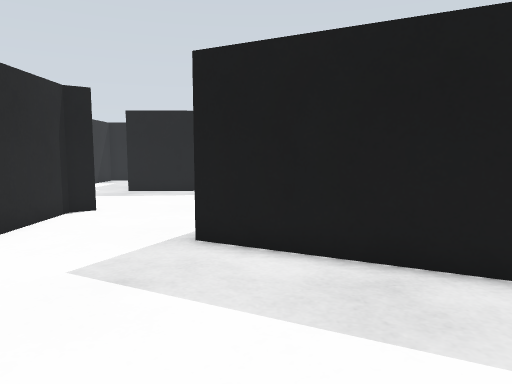
view 1 (above)

24 first-person views from a walk through a Gazebo world. The camera is 0.94 m above the floor, tilts 6° down and sees 70° across. The floor is counted in squares, 0.5 m on a side. Each view is taken from the middle of a square. On the plan, view 1 faces up. The plan holds only what a view shows up to about 18 squares ahead; the rest is blank. The place goes on beyond the plan.

view 2
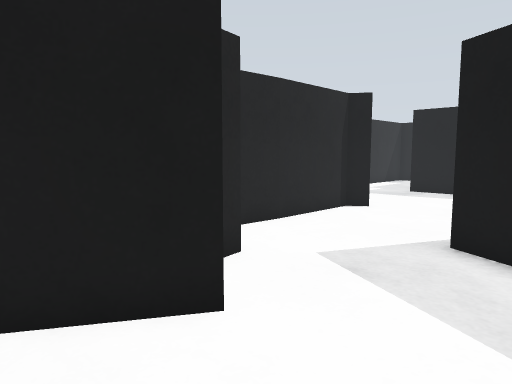

view 3
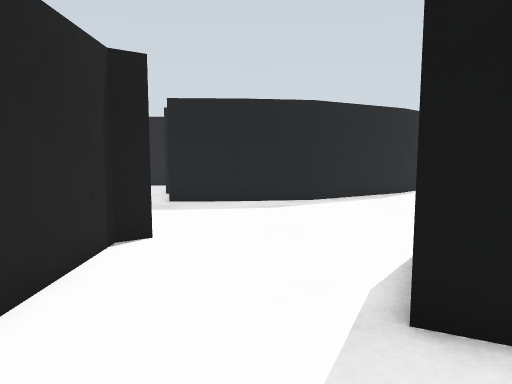

view 4
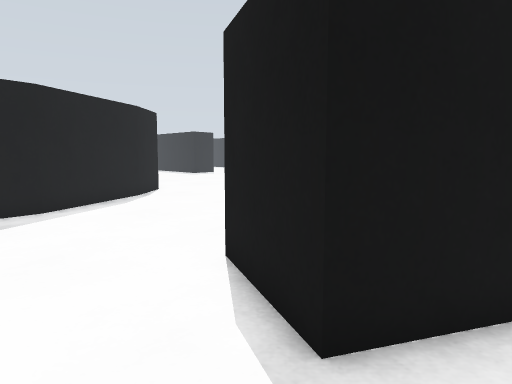

view 5
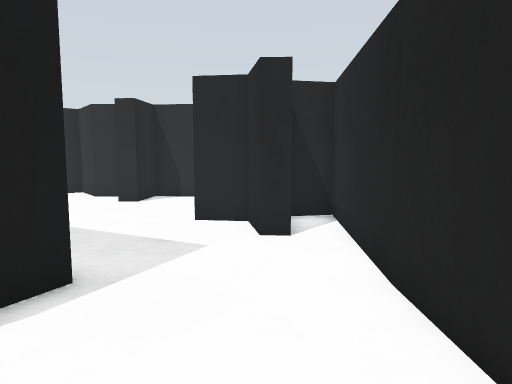

view 6
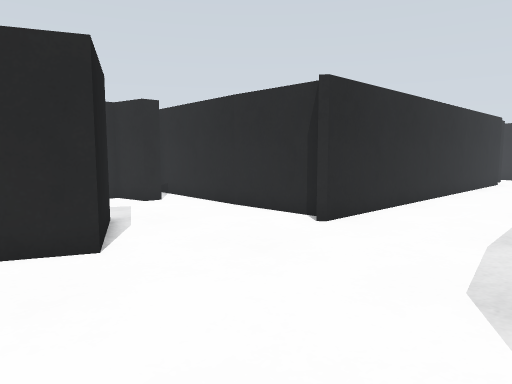

view 7
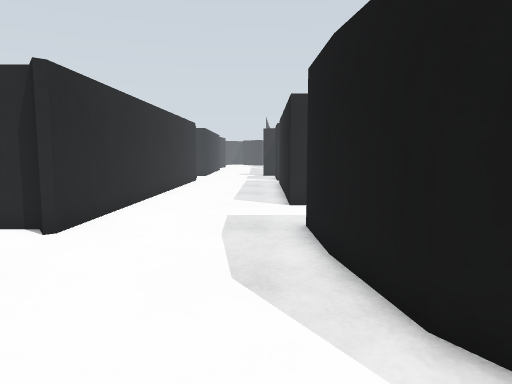

view 8
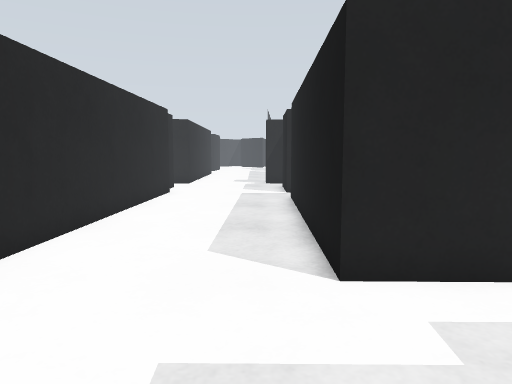

view 9
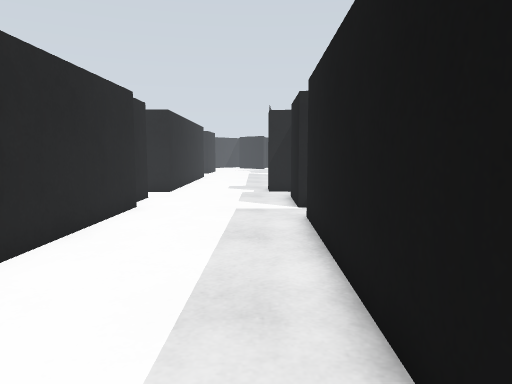

view 10
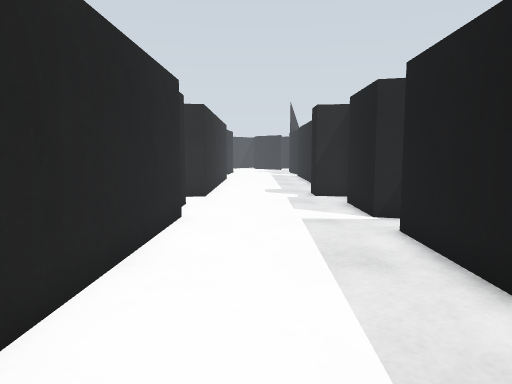

view 11
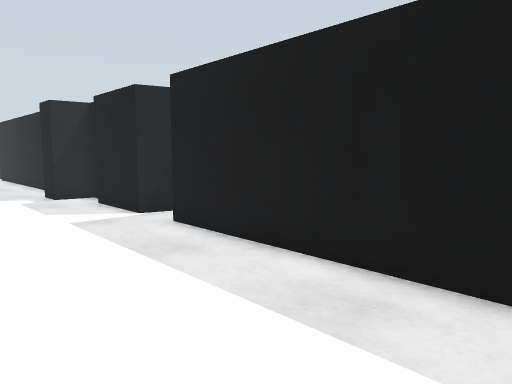

view 12
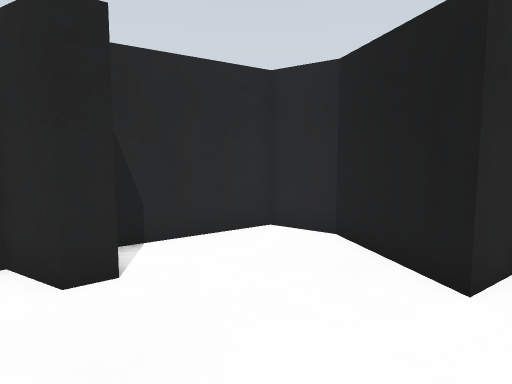

view 13
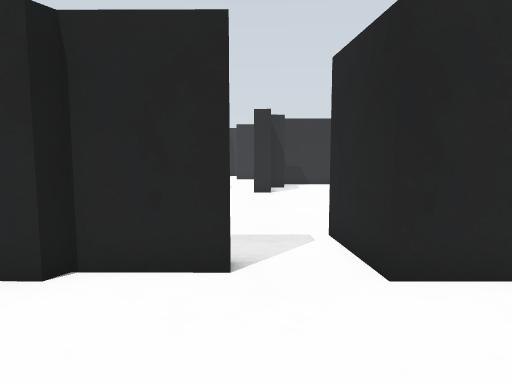

view 14
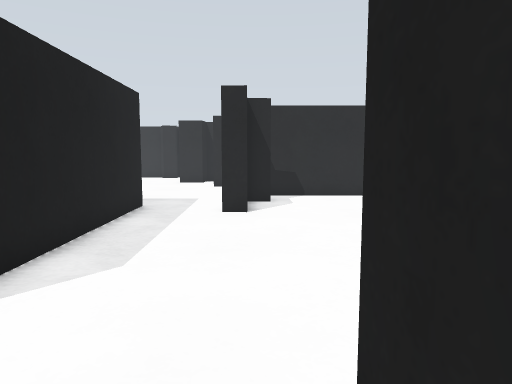

view 15
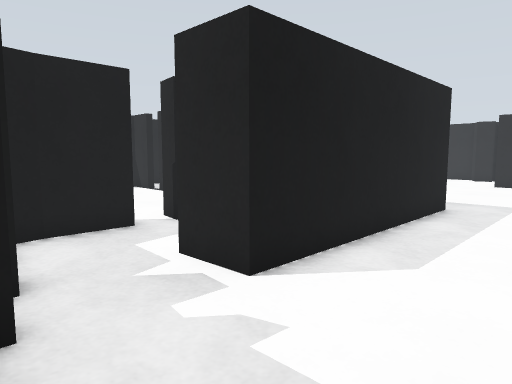

view 16
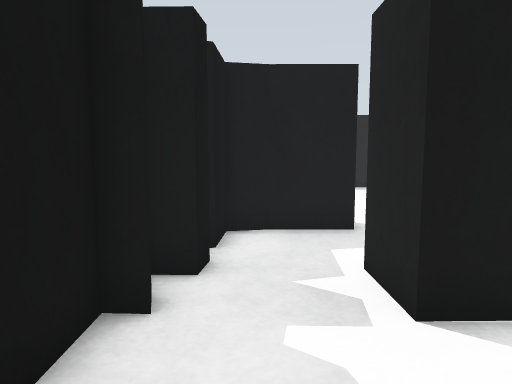

view 17
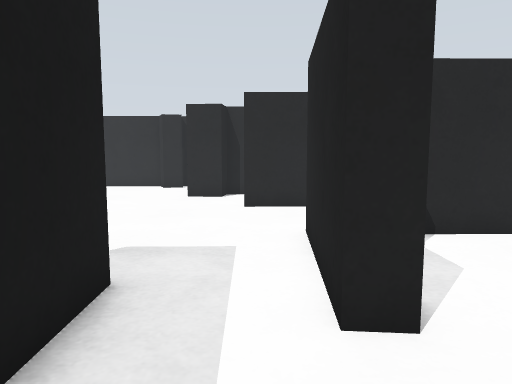

view 18
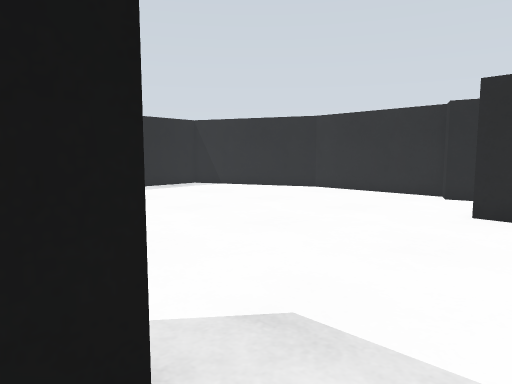

view 19
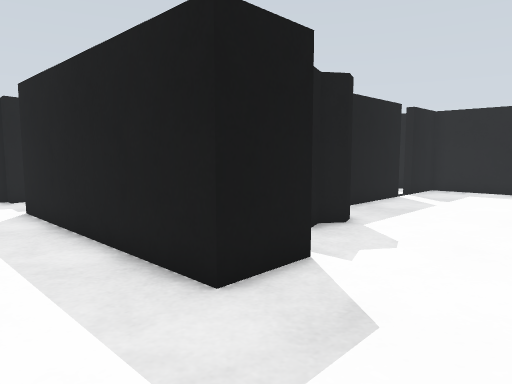

view 20
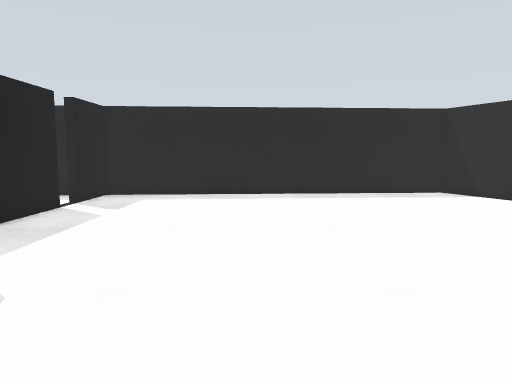

view 21
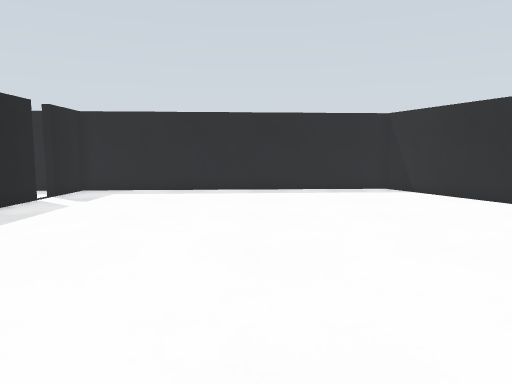

view 22
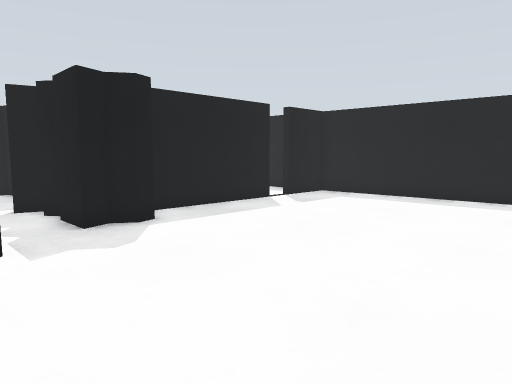

view 23
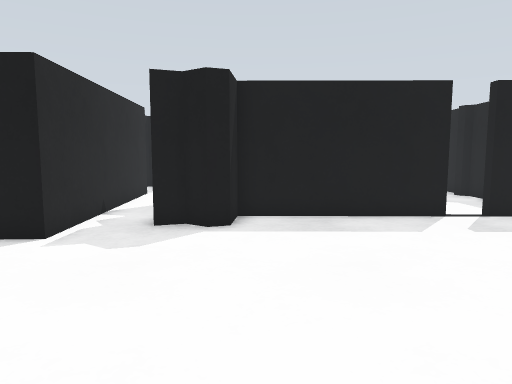

view 24
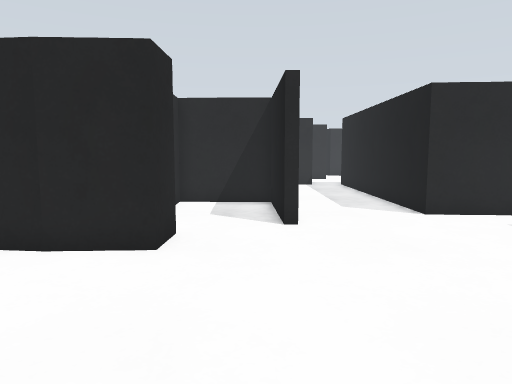

### Floor plan
Points are (right, up) in squares from view 1. A wall is a line through its corners. A room is listed if a view was taken in it or the views show most of it. See-through windows are left out.
Room 1 (views 1, 2, 3, 4, 5, 6, 7, 8, 12)
walls: (-5.3, 12.1) (-6, 11.6) (-5.9, 1.8); (3.6, 5.4) (-1.3, 7.8) (0.3, 11.1) (1.9, 10.4); (-4.8, 4.7) (-4.1, 4.7) (-3.8, 2.9) (-2.3, 2.7) (-4.3, -0.6) (-4.1, -2.5) (0.4, -3.2) (0.6, -1.3) (1.4, -1.4) (1.8, -3) (3.1, -3); (2.3, 20.5) (-0.7, 18.8) (-3.7, 18.4) (-5.6, 18.3)
ways out: opening at (-6, 15) to room 2
Room 2 (views 9, 10, 11, 13)
walls: (-22.4, 19.6) (-22.7, 18.6) (-26.1, 18.7); (-10.2, 20.5) (-10.2, 18.2) (-20.8, 18.5); (-25.6, 12.4) (-23.1, 12.3) (-22.8, 12.8) (-5.4, 12.3); (-27.9, 19.1) (-28.2, 17.7) (-29.6, 17.7); (-5.6, 18.3) (-6.5, 18.3); (-30.2, 12.8) (-28, 12.8)
ways out: opening at (-6, 15) to room 1; opening at (-26.5, 12) to room 3
Room 3 (views 14, 15, 16, 17, 18)
walls: (-26.7, -1.5) (-26.7, 0.3) (-25.9, 0.3) (-26, -1.4); (-22.9, -1.1) (-23.1, 8.2) (-21.1, 8.2); (-22.2, 11.4) (-22.9, 11.2) (-22.8, 11.8) (-24.6, 11.8); (-27.7, -2.3) (-26.7, -2.3); (-20.7, 10.8) (-21.5, 10.9) (-21.5, 11.7); (-28, 12.8) (-27.7, 9.6); (-18.1, 7.5) (-18, 9.7) (-18.3, 10.7) (-19.8, 10.8); (-30.6, -4.4) (-27.6, -4.4)
ways out: opening at (-26.5, 12) to room 2; opening at (-24.5, -0.5) to room 4; opening at (-19.5, 8) to room 4
Room 4 (views 19, 20, 21, 22, 23, 24)
walls: (-21.9, -14) (-22, -15); (-18.5, 2.9) (-18.8, 3.4); (-24.6, -12.9) (-23.7, -12.8) (-23.5, -11.9) (-22, -12) (-21.9, -14.1); (-10.2, 1.9) (-16.5, 1.9) (-16.7, 0.5) (-17.2, 0.3) (-17.9, 0.7) (-18.6, 0.4) (-18.6, 2.2); (-11.2, -16.5) (-5.4, -14) (-6.4, 1.8) (-9, 1.9) (-9, 2.2); (-21, -16.4) (-19.9, -16.1) (-19.7, -16.6); (-26.8, -8.9) (-24.6, -8.9) (-24.6, -9.2) (-29.1, -9.4) (-29.2, -13) (-28.2, -13); (-26, -1.4) (-26.2, -4.7) (-30.5, -4.7); (-18.5, 4.2) (-19.3, 4.5); (-18.2, 6.3) (-17.1, 6.1); (-21.1, 8.2) (-20.6, -1.1) (-22.9, -1.1)
ways out: opening at (-24.5, -0.5) to room 3; opening at (-19.5, 8) to room 3; opening at (-17.5, 7); opening at (-10, 2); gap at (-9, 2)

Where each view was taken, in squares from view 1:
view 1: 0 up, 0 right, facing up
view 2: 0 up, 1 right, facing up-left
view 3: 4 up, 3 left, facing up
view 4: 6 up, 4 left, facing up-right
view 5: 13 up, 4 left, facing down
view 6: 18 up, 3 right, facing down-left
view 7: 17 up, 3 right, facing left
view 8: 17 up, 5 left, facing left
view 9: 17 up, 10 left, facing left
view 10: 15 up, 12 left, facing left
view 11: 13 up, 12 left, facing up-left
view 12: 4 up, 3 right, facing down-left
view 13: 18 up, 26 left, facing down
view 14: 12 up, 27 left, facing down
view 15: 12 up, 27 left, facing down-right
view 16: 10 up, 27 left, facing right
view 17: 4 up, 25 left, facing down
view 18: 0 up, 25 left, facing down-right
view 19: 5 down, 26 left, facing up-right
view 20: 5 down, 23 left, facing right
view 21: 7 down, 25 left, facing right
view 22: 9 down, 22 left, facing up-right
view 23: 9 down, 16 left, facing up
view 24: 10 down, 15 left, facing left
